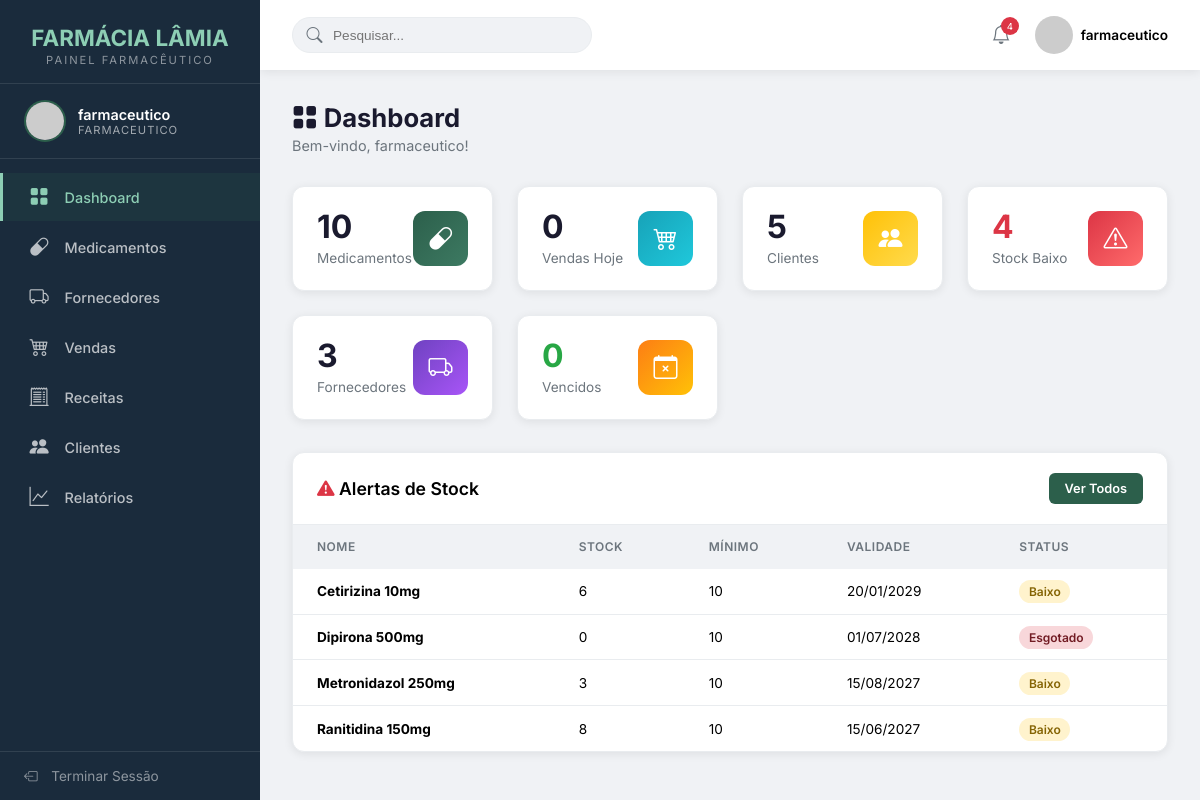
The app's page /VIEWS/Farmaceutico/index.php (signed in) with its own data.
### tables this page shows
CREATE TABLE `medicamento` (
  `idMedicamento` int NOT NULL AUTO_INCREMENT,
  `nome` varchar(120) NOT NULL,
  `descricao` text,
  `principioAtivo` varchar(100) DEFAULT NULL,
  `dosagem` varchar(50) DEFAULT NULL,
  `precoCompra` decimal(10,2) NOT NULL,
  `precoVenda` decimal(10,2) NOT NULL,
  `quantidadeEstoque` int NOT NULL DEFAULT '0',
  `estoqueMinimo` int NOT NULL DEFAULT '10',
  `dataFabricacao` date DEFAULT NULL,
  `dataValidade` date NOT NULL,
  `necessitaReceita` tinyint(1) DEFAULT '0',
  `idCategoria` int NOT NULL,
  `idFornecedor` int NOT NULL,
  PRIMARY KEY (`idMedicamento`),
  KEY `fk_categoria` (`idCategoria`),
  KEY `fk_fornecedor` (`idFornecedor`),
  KEY `idx_medicamento_nome` (`nome`),
  KEY `idx_medicamento_validade` (`dataValidade`),
  CONSTRAINT `fk_categoria` FOREIGN KEY (`idCategoria`) REFERENCES `categoria` (`idCategoria`) ON DELETE CASCADE ON UPDATE CASCADE,
  CONSTRAINT `fk_fornecedor` FOREIGN KEY (`idFornecedor`) REFERENCES `fornecedor` (`idFornecedor`) ON DELETE CASCADE ON UPDATE CASCADE
);

### MODEL/DAO/conexao.php (called while the page is built, shortened)
<?php
class Conn
{
    private static $instance = null;
    private $conn;
    private $host = "localhost";
    private $dbname = "sgf";
    private $username = "root";
    private $password = "1234";
    private function __construct()
    {
        try {
            $dsn = "mysql:host={$this->host};dbname={$this->dbname};charset=utf8mb4";
            $options = [
                PDO::ATTR_ERRMODE => PDO::ERRMODE_EXCEPTION,
                PDO::ATTR_DEFAULT_FETCH_MODE => PDO::FETCH_ASSOC,
                PDO::ATTR_EMULATE_PREPARES => false,
                PDO::MYSQL_ATTR_FOUND_ROWS => true,
            ];
            $this->conn = new PDO($dsn, $this->username, $this->password, $options);
        } catch (PDOException $e) {
            throw new Exception("Não foi possível ligar a base de dados: " . $e->getMessage());
        }
    }
    public static function getInstance()
    {
        if (self::$instance === null) {
            self::$instance = new self();
        }
        return self::$instance;
    }
    public function buscarUm($sql, $params = [])
    {
        try {
            $stmt = $this->conn->prepare($sql);
            $stmt->execute($params);
            return $stmt->fetch();
        } catch (PDOException $e) {
            error_log("Erro SQL: " . $e->getMessage());
            throw $e;
        }
    }
    public function buscarTodos($sql, $params = [])
    {
        try {
            $stmt = $this->conn->prepare($sql);
            $stmt->execute($params);
            return $stmt->fetchAll();
        } catch (PDOException $e) {
            error_log("Erro SQL: " . $e->getMessage());
            throw $e;
        }
    }
}

### CONTROLLER/MedicamentoController.php (called while the page is built, shortened)
<?php
require_once __DIR__ . '/../MODEL/DAO/MedicamentoDAO.php';
require_once __DIR__ . '/../MODEL/DTO/MedicamentoDTO.php';
class MedicamentoController
{
    private $medicamentoDAO;
    public function __construct()
    {
        $this->medicamentoDAO = new MedicamentoDAO();
    }
    public function listar()
    {
        try {
            $medicamentos = $this->medicamentoDAO->listarTodos();
            return ['success' => true, 'data' => $medicamentos];
        } catch (Exception $e) {
            return ['success' => false, 'message' => 'Erro ao listar medicamentos.'];
        }
    }
}

### MODEL/DAO/MedicamentoDAO.php (called while the page is built, shortened)
<?php
require_once __DIR__ . '/conexao.php';
require_once __DIR__ . '/../DTO/MedicamentoDTO.php';
class MedicamentoDAO
{
    private $bd;
    public function __construct()
    {
        $this->bd = Conn::getInstance();
    }
    public function listarTodos()
    {
        try {
            $sql = "SELECT m.*, c.nomeCategoria, f.empresa as nomeEmpresaFornecedor
                    FROM medicamento m
                    LEFT JOIN categoria c ON m.idCategoria = c.idCategoria
                    LEFT JOIN fornecedor f ON m.idFornecedor = f.idFornecedor
                    ORDER BY m.nome ASC";
            $resultados = $this->bd->buscarTodos($sql);
            $medicamentos = [];
            foreach ($resultados as $linha) {
                $medicamentos[] = $this->construirDTO($linha);
            }
            return $medicamentos;
        } catch (Exception $e) {
            error_log("MedicamentoDAO - Erro em listarTodos(): " . $e->getMessage());
            return [];
        }
    }
    private function construirDTO($dados)
    {
        $medicamento = new MedicamentoDTO();
        $medicamento->setIdMedicamento($dados['idMedicamento']);
        $medicamento->setNome($dados['nome']);
        $medicamento->setDescricao($dados['descricao']);
        $medicamento->setPrincipioAtivo($dados['principioAtivo']);
        $medicamento->setDosagem($dados['dosagem']);
        $medicamento->setPrecoCompra($dados['precoCompra']);
        $medicamento->setPrecoVenda($dados['precoVenda']);
        $medicamento->setQuantidadeEstoque($dados['quantidadeEstoque']);
        $medicamento->setEstoqueMinimo($dados['estoqueMinimo']);
        $medicamento->setDataFabricacao($dados['dataFabricacao']);
        $medicamento->setDataValidade($dados['dataValidade']);
        $medicamento->setNecessitaReceita($dados['necessitaReceita']);
        $medicamento->setIdCategoria($dados['idCategoria']);
        $medicamento->setIdFornecedor($dados['idFornecedor']);
        return $medicamento;
    }
}

### CONTROLLER/ClienteController.php (called while the page is built, shortened)
<?php
require_once __DIR__ . '/../MODEL/DAO/ClienteDAO.php';
class ClienteController
{
    private $clienteDAO;
    public function __construct()
    {
        $this->clienteDAO = new ClienteDAO();
    }
    public function contar()
    {
        try {
            $total = $this->clienteDAO->contar();
            return ['success' => true, 'total' => $total];
        } catch (Exception $e) {
            return ['success' => false, 'message' => 'Erro ao contar clientes.'];
        }
    }
}

### MODEL/DAO/ClienteDAO.php (called while the page is built, shortened)
<?php
require_once __DIR__ . '/conexao.php';
class ClienteDAO
{
    private $bd;
    public function __construct()
    {
        $this->bd = Conn::getInstance();
    }
    public function contar()
    {
        try {
            $sql = "SELECT COUNT(*) as total FROM cliente";
            $resultado = $this->bd->buscarUm($sql);
            return isset($resultado['total']) ? (int)$resultado['total'] : 0;
        } catch (Exception $e) {
            error_log("ClienteDAO - Erro em contar(): " . $e->getMessage());
            return 0;
        }
    }
}

### CONTROLLER/FornecedorController.php (called while the page is built, shortened)
<?php
require_once __DIR__ . '/../MODEL/DAO/FornecedorDAO.php';
require_once __DIR__ . '/../MODEL/DAO/MedicamentoDAO.php';
class FornecedorController
{
    private $fornecedorDAO;
    public function __construct()
    {
        $this->fornecedorDAO = new FornecedorDAO();
    }
    public function contar()
    {
        try {
            $total = $this->fornecedorDAO->contar();
            return ['success' => true, 'total' => $total];
        } catch (Exception $e) {
            return ['success' => false, 'message' => 'Erro ao contar fornecedores.'];
        }
    }
}

### MODEL/DAO/FornecedorDAO.php (called while the page is built, shortened)
<?php
require_once __DIR__ . '/conexao.php';
class FornecedorDAO
{
    private $bd;
    public function __construct()
    {
        $this->bd = Conn::getInstance();
    }
    public function contar()
    {
        try {
            $sql = "SELECT COUNT(*) as total FROM fornecedor";
            $resultado = $this->bd->buscarUm($sql);
            return isset($resultado['total']) ? (int)$resultado['total'] : 0;
        } catch (Exception $e) {
            error_log("FornecedorDAO - Erro em contar(): " . $e->getMessage());
            return 0;
        }
    }
}

### MODEL/DTO/MedicamentoDTO.php (called while the page is built, shortened)
<?php
class MedicamentoDTO implements JsonSerializable
{
private $nome;
private $quantidadeEstoque;
private $estoqueMinimo;
private $dataValidade;
    public function getNome()
    {
        return $this->nome;
    }
    public function setNome($nome)
    {
        $this->nome = $nome;
    }
    public function getQuantidadeEstoque()
    {
        return $this->quantidadeEstoque;
    }
    public function setQuantidadeEstoque($quantidadeEstoque)
    {
        $this->quantidadeEstoque = $quantidadeEstoque;
    }
    public function getEstoqueMinimo()
    {
        return $this->estoqueMinimo;
    }
    public function setEstoqueMinimo($estoqueMinimo)
    {
        $this->estoqueMinimo = $estoqueMinimo;
    }
    public function getDataValidade()
    {
        return $this->dataValidade;
    }
    public function setDataValidade($dataValidade)
    {
        $this->dataValidade = $dataValidade;
    }
}
?>

### VIEWS/Farmaceutico/index.php (the view, shortened to what this page needs)
<?php
$usuario = $_SESSION['usuario'];
$nivel = $usuario['nivel'];
require_once '../../CONTROLLER/MedicamentoController.php';
require_once '../../CONTROLLER/ClienteController.php';
require_once '../../CONTROLLER/FornecedorController.php';
$medCtrl = new MedicamentoController();
$cliCtrl = new ClienteController();
$fornCtrl = new FornecedorController();
$medicamentos = $medCtrl->listar()['data'] ?? [];
$totalMedicamentos = count($medicamentos);
$totalClientes = $cliCtrl->contar()['total'] ?? 0;
$totalFornecedores = $fornCtrl->contar()['total'] ?? 0;
$stockBaixo = 0; $vencidos = 0;
foreach($medicamentos as $m) {
    if($m->getQuantidadeEstoque() < $m->getEstoqueMinimo()) $stockBaixo++;
}
$vendasHoje = 0; $hoje = date('Y-m-d');
?>
<!DOCTYPE html>
<html lang="pt">
<head>
    <link rel="stylesheet" href="https://cdn.jsdelivr.net/npm/bootstrap-icons@1.11.3/font/bootstrap-icons.css">
</head>
<body>
    <aside class="sidebar" id="sidebar">
        <div class="sidebar-logo"><h2>FARMÁCIA LÂMIA</h2><span>Painel Farmacêutico</span></div>
        <div class="sidebar-user">
            <img src="https://ui-avatars.com/api/?name=<?php echo urlencode($usuario['username']); ?>&background=2c5f4b&color=fff" alt="Avatar">
            <div class="sidebar-user-info"><div class="nome"><?php echo htmlspecialchars($usuario['username']); ?></div><div class="nivel"><?php echo htmlspecialchars($nivel); ?></div></div>
        </div>
        <nav class="sidebar-nav"><ul>
            <li><a href="index.php" class="active"><i class="bi bi-grid-fill"></i> Dashboard</a></li>
            <li><a href="medicamentos.php"><i class="bi bi-capsule"></i> Medicamentos</a></li>
            <li><a href="fornecedores.php"><i class="bi bi-truck"></i> Fornecedores</a></li>
            <li><a href="vendas.php"><i class="bi bi-cart4"></i> Vendas</a></li>
            <li><a href="../receitas.php"><i class="bi bi-receipt-cutoff"></i> Receitas</a></li>
            <li><a href="clientes.php"><i class="bi bi-people-fill"></i> Clientes</a></li>
            <li><a href="relatorios.php"><i class="bi bi-graph-up"></i> Relatórios</a></li>
        </ul></nav>
        <div class="sidebar-footer"><a href="#" onclick="abrirModalLogout()"><i class="bi bi-box-arrow-left"></i> Terminar Sessão</a></div>
    </aside>
    <div class="main-content">
        <header class="topbar">
            <div class="topbar-left">
                <div class="topbar-search"><i class="bi bi-search"></i><input type="text" placeholder="Pesquisar..."></div>
            </div>
            <div class="topbar-right">
                <div class="topbar-notification"><i class="bi bi-bell"></i><span class="badge"><?php echo $stockBaixo + $vencidos; ?></span></div>
                <div class="topbar-user"><img src="https://ui-avatars.com/api/?name=<?php echo urlencode($usuario['username']); ?>&background=2c5f4b&color=fff" alt=""><span><?php echo htmlspecialchars($usuario['username']); ?></span></div>
            </div>
        </header>
        <div class="page-content">
            <h1 class="page-title"><i class="bi bi-grid-fill"></i> Dashboard</h1>
            <p class="page-subtitle">Bem-vindo, <?php echo htmlspecialchars($usuario['username']); ?>!</p>
            <div class="cards-grid">
                <div class="card"><div class="card-info"><div class="card-number"><?php echo $totalMedicamentos; ?></div><div class="card-label">Medicamentos</div></div><div class="card-icon medicamentos"><i class="bi bi-capsule"></i></div></div>
                <div class="card"><div class="card-info"><div class="card-number"><?php echo $vendasHoje; ?></div><div class="card-label">Vendas Hoje</div></div><div class="card-icon vendas"><i class="bi bi-cart4"></i></div></div>
                <div class="card"><div class="card-info"><div class="card-number"><?php echo $totalClientes; ?></div><div class="card-label">Clientes</div></div><div class="card-icon clientes"><i class="bi bi-people-fill"></i></div></div>
                <div class="card"><div class="card-info"><div class="card-number" style="color:<?php echo $stockBaixo>0?'var(--danger)':'var(--success)'; ?>"><?php echo $stockBaixo; ?></div><div class="card-label">Stock Baixo</div></div><div class="card-icon stock"><i class="bi bi-exclamation-triangle"></i></div></div>
                <div class="card"><div class="card-info"><div class="card-number"><?php echo $totalFornecedores; ?></div><div class="card-label">Fornecedores</div></div><div class="card-icon fornecedores"><i class="bi bi-truck"></i></div></div>
                <div class="card"><div class="card-info"><div class="card-number" style="color:<?php echo $vencidos>0?'var(--danger)':'var(--success)'; ?>"><?php echo $vencidos; ?></div><div class="card-label">Vencidos</div></div><div class="card-icon vencidos"><i class="bi bi-calendar-x"></i></div></div>
            </div>
            <div class="table-container">
                <div class="table-header"><h3><i class="bi bi-exclamation-triangle-fill" style="color:var(--danger);"></i> Alertas de Stock</h3><a href="medicamentos.php" class="btn btn-primary">Ver Todos</a></div>
                <table><thead><tr><th>Nome</th><th>Stock</th><th>Mínimo</th><th>Validade</th><th>Status</th></tr></thead>
                    <tbody>
                        <?php $c=0; foreach($medicamentos as $m): if(($m->getQuantidadeEstoque()<$m->getEstoqueMinimo()||strtotime($m->getDataValidade())<time())&&$c<5): $c++;
                            $vencido=strtotime($m->getDataValidade())<time();
                            $cls=$vencido?'badge-danger':($m->getQuantidadeEstoque()==0?'badge-danger':'badge-warning');
                            $txt=$vencido?'Vencido':($m->getQuantidadeEstoque()==0?'Esgotado':'Baixo');
                        ?>
                        <tr><td><strong><?php echo htmlspecialchars($m->getNome()); ?></strong></td><td><?php echo $m->getQuantidadeEstoque(); ?></td><td><?php echo $m->getEstoqueMinimo(); ?></td><td><?php echo date('d/m/Y',strtotime($m->getDataValidade())); ?></td><td><span class="badge-status <?php echo $cls; ?>"><?php echo $txt; ?></span></td></tr>
                        <?php endif; endforeach; if($c==0): ?>
                        <tr><td colspan="5" style="text-align:center;padding:2rem;color:var(--success);"><i class="bi bi-check-circle-fill" style="font-size:2rem;display:block;margin-bottom:0.5rem;"></i>Todos os medicamentos estão em ordem!</td></tr>
                        <?php endif; ?>
                    </tbody></table>
            </div>
        </div>
    </div>
</body>
</html>

### records on screen
medicamento: nome "Cetirizina 10mg", quantidadeEstoque "6", estoqueMinimo "10", dataValidade "20/01/2029", txt "Baixo"
medicamento: nome "Dipirona 500mg", quantidadeEstoque "0", estoqueMinimo "10", dataValidade "01/07/2028", txt "Esgotado"
medicamento: nome "Metronidazol 250mg", quantidadeEstoque "3", estoqueMinimo "10", dataValidade "15/08/2027", txt "Baixo"
medicamento: nome "Ranitidina 150mg", quantidadeEstoque "8", estoqueMinimo "10", dataValidade "15/06/2027", txt "Baixo"

### other values on screen
$usuario['username'] "farmaceutico"
$nivel "FARMACEUTICO"
$stockBaixo + $vencidos "4"
$totalMedicamentos "10"
$vendasHoje "0"
$totalClientes "5"
$stockBaixo "4"
$totalFornecedores "3"
$vencidos "0"
